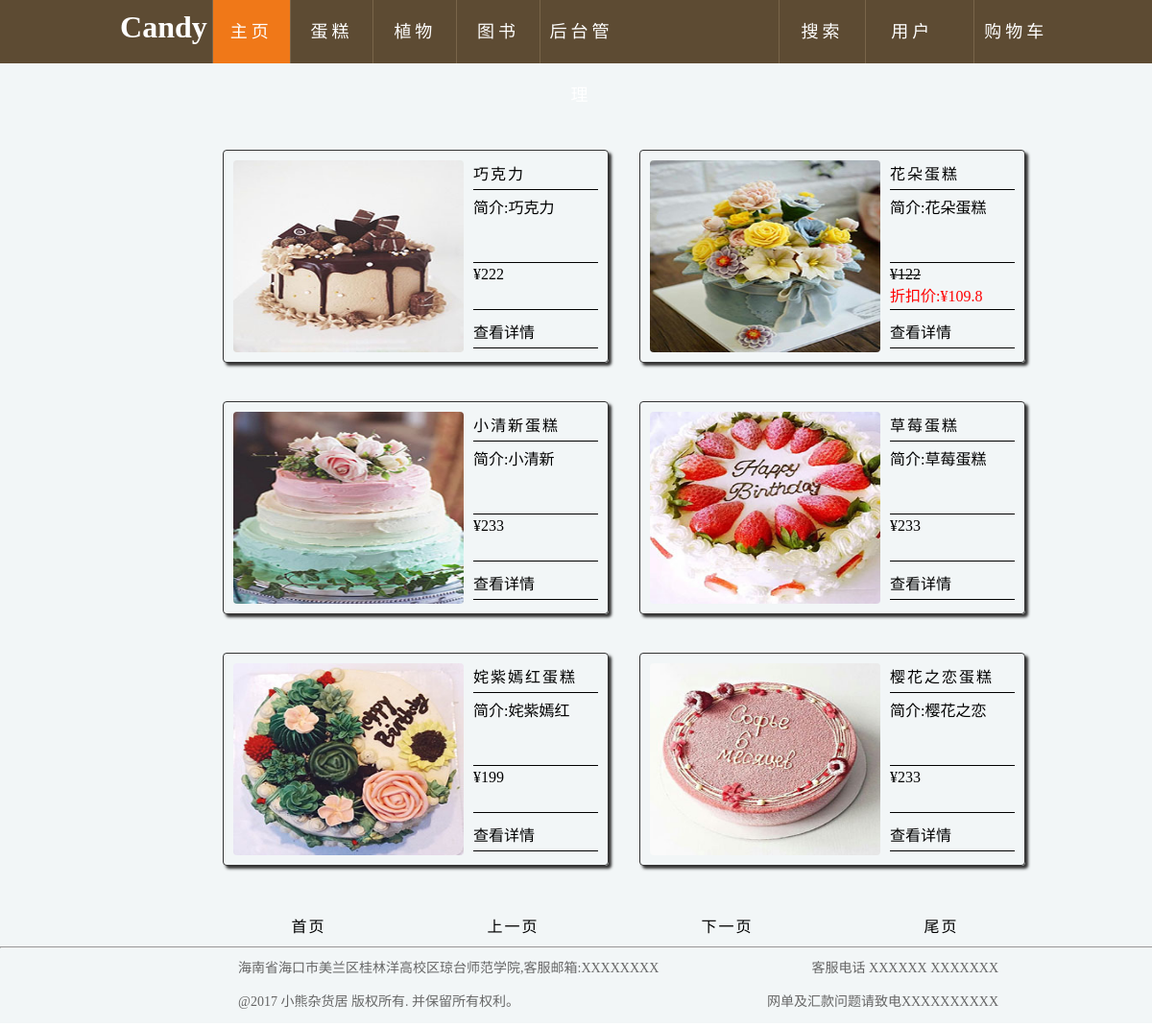
/shop/dangao.php, run on the app's committed database.
### tables this page shows
CREATE TABLE IF NOT EXISTS `product` (
  `p_type` char(10) NOT NULL COMMENT '商品类型',
  `p_id` varchar(10) NOT NULL COMMENT '商品编号',
  `p_name` varchar(40) NOT NULL COMMENT '商品名称',
  `p_price` float NOT NULL COMMENT '商品价格',
  `p_quantity` int(4) NOT NULL COMMENT '商品数量',
  `p_image` varchar(100) NOT NULL COMMENT '商品图片',
  `p_description` varchar(2000) NOT NULL COMMENT '描述信息',
  `p_time` datetime DEFAULT NULL COMMENT '添加时间',
  `p_is_discount` int(4) DEFAULT NULL COMMENT '是否是打折商品',
  `p_discount` float DEFAULT NULL COMMENT '折扣',
  PRIMARY KEY (`p_id`),
  KEY `p_type` (`p_type`)
);

### shop/dangao.php (the view, shortened to what this page needs)
<!DOCTYPE html PUBLIC "-//W3C//DTD XHTML 1.0 Transitional//EN" "http://www.w3.org/TR/xhtml1/DTD/xhtml1-transitional.dtd">
<html xmlns="http://www.w3.org/1999/xhtml">
<head>
<link rel="stylesheet" type="text/css" href="../CSS/forget.css" />
<link rel="stylesheet" type="text/css" href="../CSS/index.css" />
<link rel="stylesheet" type="text/css" href="../CSS/search.css" />
</head>
<body>
<?php
        if(!isset($_SESSION['n']))
        {
            include("head.php");
        }else{
            include("head2.php");
        }
?>
<div id="ddd">
	<div class="nei">
    	<?php
	$page_size=6;
	$sql1="select count(*) as amount from product,main_type where main_type.t_id=product.p_type and main_type.t_type like '%蛋糕%' ";
	$rs1=mysql_query($sql1);
	$result1=mysql_fetch_array($rs1);
	$amount=$result1["amount"];
	if($amount>0)
	{
		$page_count=($amount%$page_size!=0)?(int)($amount/$page_size)+1:($amount/$page_size);
	}else{
		$page_count=0;
	}
	if(isset($_GET["page"]))
	{
		$page=$_GET["page"];
	}else{
		$page=1;
	}
?>
<?php
			if($amount>0)
			{
				$start=($page-1)*$page_size;
				$sql="select distinct * from product,main_type where main_type.t_id=product.p_type and main_type.t_type like '%蛋糕%' order by p_time desc limit $start,$page_size";
				$rs=mysql_query($sql);
				if(mysql_num_rows($rs)>0)
				{
					while($result=mysql_fetch_array($rs)){
		?>
	<div class="bigkuang">
    	<div class="tu"><img style="-moz-border-radius:4px; -webkit-border-radius:4px; border-radius:4px;" width="240" height="200" src="<?php echo $result["p_image"]; ?>" /></div>
        <div class="mingzi"><?php echo $result["p_name"]; ?></div>
        <div class="neirong">简介:<?php echo $result["p_description"]; ?></div>
        <div class="jiage"><?php
			if($result['p_is_discount']<1){
							echo "¥".$result['p_price'];
							}else{
								?><s>¥<?php echo $result['p_price'] ?></s><br />
                                <font color="#FF0000">折扣价:¥<?php echo $result['p_price']*$result['p_discount'];
							?></font>
							<?php }?>
			</div>
    	<div class="xiangqing"><a href="product-info.php?id=<?php echo $result["p_id"];?>">查看详情</a></div>
    </div>
<?php
			}
		}
	}
?>
	<ul style="height:40px; width:900px; position:absolute; margin-top:830px; list-style:none;">
			<li><a href="?page=1" style="margin-left:20px;">首页</a></li>
            <li><a href="?page=<?php echo ($page-1)?>">上一页</a></li>
            <li><a href="?page=<?php echo ($page+1)?>">下一页</a></li>
            <li><a href="?page=<?php echo $page_count?>" style="margin-right:0px;">尾页</a></li>
     </ul>
    </div>
<hr style="position:absolute; margin-top:920px;" width="100%" />
<div style="margin-top:920px; position:absolute; margin-left:140px;" id="footer3">
      <div class="foot-let">
          <li style="line-height:35px; height:35px; color:#666; font-size:14px; margin-left:8px;">海南省海口市美兰区桂林洋高校区琼台师范学院,客服邮箱:XXXXXXXX</li>
            <li style="line-height:35px; height:35px; color:#666; font-size:14px; margin-left:8px;">@2017 小熊杂货居 版权所有. 并保留所有权利。</li>
        </div>
        <div class="foot-rit">
          <li style="line-height:35px; height:35px; color:#666; font-size:14px;">客服电话 XXXXXX  XXXXXXX</li>
            <li style="line-height:35px; height:35px; color:#666; font-size:14px;">网单及汇款问题请致电XXXXXXXXXX</li>
        </div>
    </div>
</div>
</body>
</html>

### CSS/forget.css (style rules this page uses)
body,ul,li { padding:0px; margin:0px; }

### CSS/index.css (style rules this page uses)
body,ul,li { padding:0; margin:0; }
.foot-let { width:500px; height:80px; margin-top:5px; margin-left:100px; list-style:none; float:left; }
.foot-rit { width:300px; height:80px; float:right; margin-right:120px; margin-top:5px; list-style:none; text-align:right; }

### CSS/search.css (style rules this page uses)
.bigkuang { width:400px; height:220px; border:1px solid #333; box-shadow:3px 3px 3px #333; margin-top:40px; margin-left:32px; float:left; -moz-border-radius:4px; -webkit-border-radius:4px; border-radius:4px; }
.tu { width:240px; height:200px; float:left; margin-top:10px; margin-left:10px; -moz-border-radius:4px; -webkit-border-radius:4px; border-radius:4px; }
.mingzi { width:130px; height:30px; border-bottom:1px solid #000; margin-top:10px; margin-left:260px; float:left; position:absolute; letter-spacing:2px; line-height:30px; }
.neirong { width:130px; height:70px; border-bottom:1px solid #000; float:left; margin-left:260px; margin-top:-164px; }
.jiage { width:130px; height:45px; float:left; border-bottom:1px solid #000; position:absolute; margin-left:260px; margin-top:120px; }
.xiangqing { width:130px; height:30px; line-height:30px; border-bottom:1px solid #000; float:left; position:absolute; margin-top:175px; margin-left:260px; }
.xiangqing a { text-decoration:none; color:#000; }
ul li { float:left; width:223px; letter-spacing:2px; text-align:center; line-height:40px; height:40px; font-size:16px; }
ul li a { text-decoration:none; color:#000; }
#ddd { width:100%; height:1000px; background:#F2F6F7; }
.nei { width:900px; height:870px; margin-top:50px; margin-left:200px; position:absolute; }

### data on the page
product: p_image (picture), p_name "巧克力", p_description "巧克力", p_price "222"
product: p_image (picture), p_name "花朵蛋糕", p_description "花朵蛋糕", p_price "122", $result['p_price']*$result['p_discount'] "109.8"
product: p_image (picture), p_name "小清新蛋糕", p_description "小清新", p_price "233"
product: p_image (picture), p_name "草莓蛋糕", p_description "草莓蛋糕", p_price "233"
product: p_image (picture), p_name "姹紫嫣红蛋糕", p_description "姹紫嫣红", p_price "199"
product: p_image (picture), p_name "樱花之恋蛋糕", p_description "樱花之恋", p_price "233"
